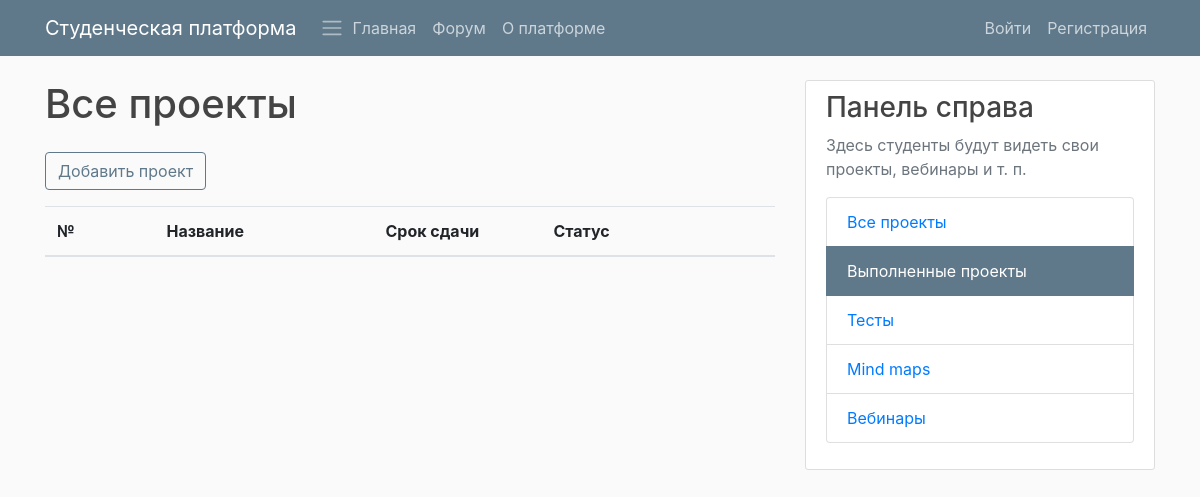
/platform/projects/done/, run on an earlier commit of the app's database.
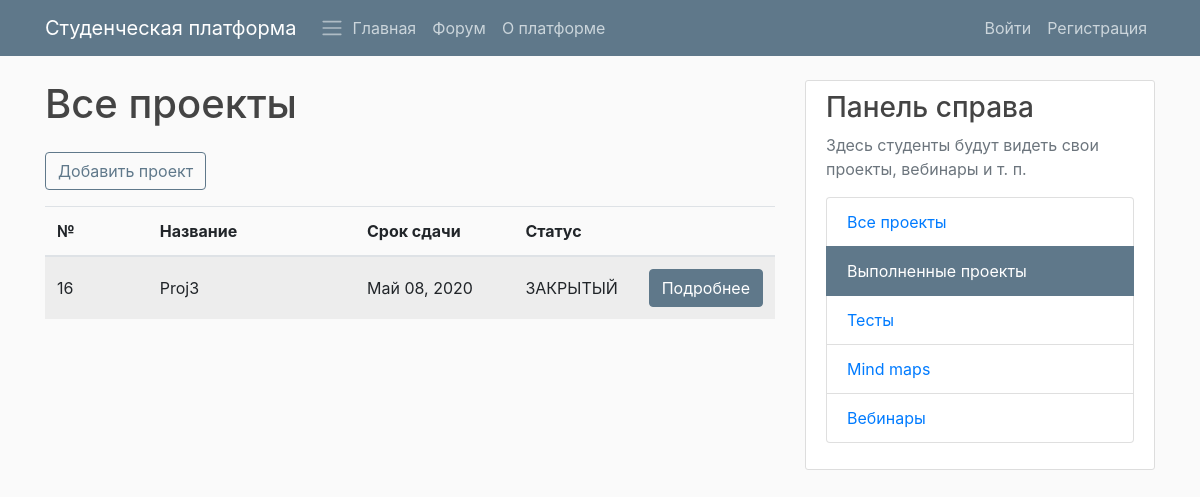
And on a later commit of the database.
### PlatformApp/models.py (models this page shows, shortened)
class StudyProject(models.Model):
    STATUS_READY = 'ЗАКРЫТЫЙ'
    STATUS_NOT_READY = 'ОТКРЫТЫЙ'
    STATUS_CHOISES = (
        (STATUS_READY, 'Закрытый'),
        (STATUS_NOT_READY, 'Открытый'),
    )
    title = models.CharField(max_length=100)
    description = models.TextField()
    customer = models.CharField(max_length=100, default="empty")
    executor = models.CharField(max_length=100, default="empty")
    date_created = models.DateTimeField(default=timezone.now, verbose_name="Created on")
    date_deadline = models.DateTimeField(default=timezone.now, verbose_name="Deadline on")
    author = models.ForeignKey(User, on_delete=models.DO_NOTHING)
    status = models.CharField(max_length=100, choices=STATUS_CHOISES, default=STATUS_NOT_READY)

### PlatformApp/views.py (the view)
# urls.py: path("projects/done/", platfrom_views.DoneStudyProjectListView.as_view(),
class DoneStudyProjectListView(ListView):
    model = StudyProject
    template_name = 'PlatformApp/done_studyproject_list.html'
    def get_queryset(self):
        queryset = StudyProject.objects.filter(
            status=StudyProject.STATUS_READY)
        return queryset
    def get_context_data(self, **kwargs):
        context = super().get_context_data(**kwargs)
        return context

### PlatformApp/templates/PlatformApp/done_studyproject_list.html
{% extends "PlatformApp/base.html" %}
{% block content %}
<h1>Все проекты</h1>
<div class="table-responsive pt-3">
    <div class="form-group">
        <form>
            <button class="btn btn-outline-info" formaction="{% url 'project-new' %}">Добавить проект</button>
        </form>
    </div>
    <table class="table table-hover table-striped">
        <colgroup>
            <col span="1" style="width: 15%;">
            <col span="1" style="width: 30%;">
            <col span="1" style="width: 23%;">
            <col span="1" style="width: 17%;">
            <col span="1" style="width: 15%;">
        </colgroup>
        <thead class="">
            <tr>
                <th scope="col" class="align-middle">№</th>
                <th scope="col" class="align-middle">Название</th>
                <th scope="col" class="align-middle">Срок сдачи</th>
                <th scope="col" class="align-middle">Статус</th>
                <th scope="col" class="align-middle"></th>
            </tr>
        </thead>
        <tbody class="">
            {% for object in object_list %}
            <tr>
                <td scope="row" class="align-middle">{{ object.id }}</td>
                <td class="align-middle">{{ object.title }}</td>
                <td class="align-middle">{{ object.date_deadline|date:"F d, Y" }}</td>
                <td class="align-middle">{{ object.status }}</td>
                <td class="align-middle">
                    <a class="btn btn-info" href="{% url 'project-detail' pk=object.pk %}">Подробнее</a>
                </td>
            </tr>
            {% endfor %}
        </tbody>
    </table>
</div>
{% endblock content %}
{% block right_panel %}
<div class="list-group">
    <a class="list-group-item" href="{% url 'project-all' %}">
        Все проекты
    </a>
    <a class="list-group-item active" href="{% url 'project-done' %}">
        Выполненные проекты
    </a>
    <a class="list-group-item" href="{% url 'quiz_index' %}">
        Тесты
    </a>
    <a class="list-group-item" href="#">
        Mind maps
    </a>
    <a class="list-group-item" href="{% url 'webinar-test' %}">
        Вебинары
    </a>
</div>
{% endblock right_panel %}

What changed in the data, as far as the page shows it:
added StudyProject: id "16", title "Proj3", date_deadline "Май 08, 2020", status "ЗАКРЫТЫЙ"
